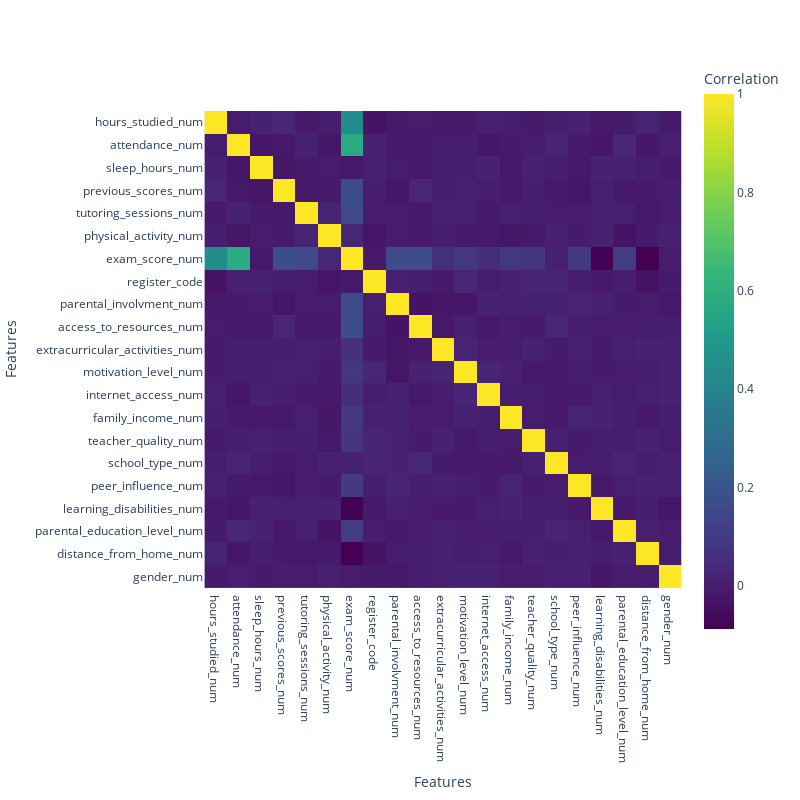

The cell this chart's notebook holds for it:
### Markdown cell above
#### Visualizing the Correlation Matrix
In this section, we calculate and plot the correlation matrix for all the numerical features in our dataset. Correlation is a statistical measure that indicates the extent to which two variables are related. It ranges from -1 to 1, where:

-  1 means a perfect positive correlation (when one feature increases, the other increases as well);
- -1 means a perfect negative correlation (when one feature increases, the other decreases);
-  0 indicates no linear correlation between the variables;

### Code cell
# Select numerical columns and calculate the correlation matrix
df_corr = df.select_dtypes(include=[np.number]).corr()

# Plot the correlation matrix
fig = px.imshow(df_corr, 
                color_continuous_scale='Viridis',
                labels=dict(x='Features', y='Features', color='Correlation'), width=800, height=800)
fig.show()

### Figure 1 — Plotly figure (JSON) as saved in the notebook; plotly's stock layout.template omitted (floating-point values rounded to 4 significant figures; data arrays with more than 128 entries replaced by an {"elided": "..."} marker saying what was removed)
{"data": [{"coloraxis": "coloraxis", "hovertemplate": "Features: %{x}<br>Features: %{y}<br>Correlation: %{z}<extra></extra>", "name": "0", "type": "heatmap", "x": ["hours_studied_num", "attendance_num", "sleep_hours_num", "previous_scores_num", "tutoring_sessions_num", "physical_activity_num", "exam_score_num", "register_code", "parental_involvment_num", "access_to_resources_num", "extracurricular_activities_num", "motivation_level_num", "internet_access_num", "family_income_num", "teacher_quality_num", "school_type_num", "peer_influence_num", "learning_disabilities_num", "parental_education_level_num", "distance_from_home_num", "gender_num"], "xaxis": "x", "y": ["hours_studied_num", "attendance_num", "sleep_hours_num", "previous_scores_num", "tutoring_sessions_num", "physical_activity_num", "exam_score_num", "register_code", "parental_involvment_num", "access_to_resources_num", "extracurricular_activities_num", "motivation_level_num", "internet_access_num", "family_income_num", "teacher_quality_num", "school_type_num", "peer_influence_num", "learning_disabilities_num", "parental_education_level_num", "distance_from_home_num", "gender_num"], "yaxis": "y", "z": {"elided": "21x21 float values"}}], "layout": {"coloraxis": {"colorbar": {"title": {"text": "Correlation"}}, "colorscale": [[0, "#440154"], [0.1111, "#482878"], [0.2222, "#3e4989"], [0.3333, "#31688e"], [0.4444, "#26828e"], [0.5556, "#1f9e89"], [0.6667, "#35b779"], [0.7778, "#6ece58"], [0.8889, "#b5de2b"], [1, "#fde725"]]}, "height": 800, "margin": {"t": 60}, "width": 800, "xaxis": {"anchor": "y", "constrain": "domain", "domain": [0, 1], "scaleanchor": "y", "title": {"text": "Features"}}, "yaxis": {"anchor": "x", "autorange": "reversed", "constrain": "domain", "domain": [0, 1], "title": {"text": "Features"}}}}
